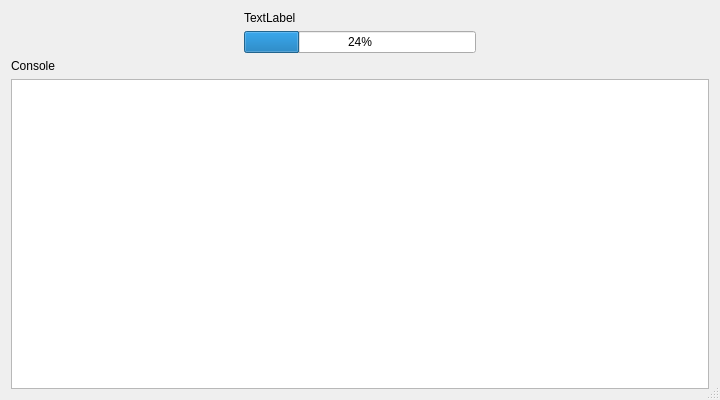
<?xml version="1.0" encoding="UTF-8"?>
<ui version="4.0">
 <class>dialogLog</class>
 <widget class="QDialog" name="dialogLog">
  <property name="windowModality">
   <enum>Qt::NonModal</enum>
  </property>
  <property name="geometry">
   <rect>
    <x>0</x>
    <y>0</y>
    <width>720</width>
    <height>400</height>
   </rect>
  </property>
  <property name="windowTitle">
   <string>Log</string>
  </property>
  <property name="windowIcon">
   <iconset>
    <normaloff>../solitonIcon.png</normaloff>../solitonIcon.png</iconset>
  </property>
  <property name="sizeGripEnabled">
   <bool>true</bool>
  </property>
  <property name="modal">
   <bool>false</bool>
  </property>
  <layout class="QGridLayout" name="gridLayout_2">
   <item row="0" column="0">
    <layout class="QGridLayout" name="gridLayout">
     <item row="1" column="0">
      <widget class="QLabel" name="label">
       <property name="text">
        <string>Console</string>
       </property>
      </widget>
     </item>
     <item row="2" column="0">
      <widget class="QTextEdit" name="editLog">
       <property name="palette">
        <palette>
         <active>
          <colorrole role="Base">
           <brush brushstyle="SolidPattern">
            <color alpha="255">
             <red>255</red>
             <green>255</green>
             <blue>255</blue>
            </color>
           </brush>
          </colorrole>
         </active>
         <inactive>
          <colorrole role="Base">
           <brush brushstyle="SolidPattern">
            <color alpha="255">
             <red>255</red>
             <green>255</green>
             <blue>255</blue>
            </color>
           </brush>
          </colorrole>
         </inactive>
         <disabled>
          <colorrole role="Base">
           <brush brushstyle="SolidPattern">
            <color alpha="255">
             <red>212</red>
             <green>208</green>
             <blue>200</blue>
            </color>
           </brush>
          </colorrole>
         </disabled>
        </palette>
       </property>
       <property name="readOnly">
        <bool>true</bool>
       </property>
      </widget>
     </item>
     <item row="0" column="0">
      <layout class="QGridLayout" name="gridLayout_3">
       <item row="1" column="1">
        <widget class="QProgressBar" name="progressBarStatus">
         <property name="value">
          <number>24</number>
         </property>
        </widget>
       </item>
       <item row="1" column="2">
        <spacer name="horizontalSpacer_2">
         <property name="orientation">
          <enum>Qt::Horizontal</enum>
         </property>
         <property name="sizeHint" stdset="0">
          <size>
           <width>40</width>
           <height>20</height>
          </size>
         </property>
        </spacer>
       </item>
       <item row="1" column="0">
        <spacer name="horizontalSpacer">
         <property name="orientation">
          <enum>Qt::Horizontal</enum>
         </property>
         <property name="sizeHint" stdset="0">
          <size>
           <width>40</width>
           <height>20</height>
          </size>
         </property>
        </spacer>
       </item>
       <item row="0" column="1">
        <widget class="QLabel" name="labelStatus">
         <property name="text">
          <string>TextLabel</string>
         </property>
        </widget>
       </item>
      </layout>
     </item>
    </layout>
   </item>
  </layout>
 </widget>
 <resources/>
 <connections/>
</ui>
